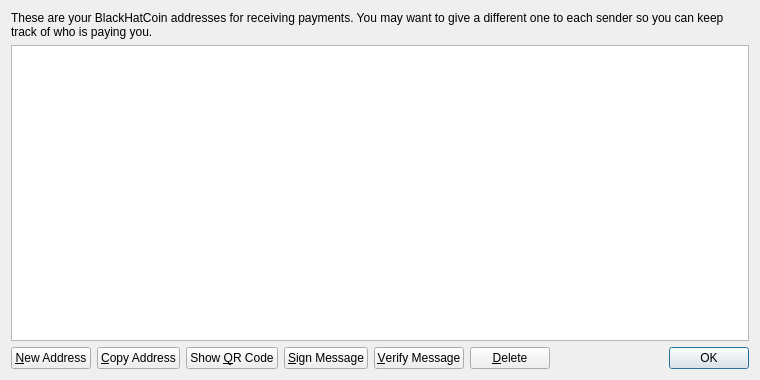
<?xml version="1.0" encoding="UTF-8"?>
<ui version="4.0">
 <class>AddressBookPage</class>
 <widget class="QWidget" name="AddressBookPage">
  <property name="geometry">
   <rect>
    <x>0</x>
    <y>0</y>
    <width>760</width>
    <height>380</height>
   </rect>
  </property>
  <property name="windowTitle">
   <string>Address Book</string>
  </property>
  <layout class="QVBoxLayout" name="verticalLayout">
   <item>
    <widget class="QLabel" name="labelExplanation">
     <property name="text">
      <string>These are your BlackHatCoin addresses for receiving payments. You may want to give a different one to each sender so you can keep track of who is paying you.</string>
     </property>
     <property name="textFormat">
      <enum>Qt::PlainText</enum>
     </property>
     <property name="wordWrap">
      <bool>true</bool>
     </property>
    </widget>
   </item>
   <item>
    <widget class="QTableView" name="tableView">
     <property name="contextMenuPolicy">
      <enum>Qt::CustomContextMenu</enum>
     </property>
     <property name="toolTip">
      <string>Double-click to edit address or label</string>
     </property>
     <property name="tabKeyNavigation">
      <bool>false</bool>
     </property>
     <property name="alternatingRowColors">
      <bool>true</bool>
     </property>
     <property name="selectionMode">
      <enum>QAbstractItemView::SingleSelection</enum>
     </property>
     <property name="selectionBehavior">
      <enum>QAbstractItemView::SelectRows</enum>
     </property>
     <property name="sortingEnabled">
      <bool>true</bool>
     </property>
     <attribute name="verticalHeaderVisible">
      <bool>false</bool>
     </attribute>
    </widget>
   </item>
   <item>
    <layout class="QHBoxLayout" name="horizontalLayout">
     <item>
      <widget class="QPushButton" name="newAddressButton">
       <property name="toolTip">
        <string>Create a new address</string>
       </property>
       <property name="text">
        <string>&amp;New Address</string>
       </property>
       <property name="icon">
        <iconset resource="../bitcoin.qrc">
         <normaloff>:/icons/add</normaloff>:/icons/add</iconset>
       </property>
      </widget>
     </item>
     <item>
      <widget class="QPushButton" name="copyToClipboard">
       <property name="toolTip">
        <string>Copy the currently selected address to the system clipboard</string>
       </property>
       <property name="text">
        <string>&amp;Copy Address</string>
       </property>
       <property name="icon">
        <iconset resource="../bitcoin.qrc">
         <normaloff>:/icons/editcopy</normaloff>:/icons/editcopy</iconset>
       </property>
      </widget>
     </item>
     <item>
      <widget class="QPushButton" name="showQRCode">
       <property name="text">
        <string>Show &amp;QR Code</string>
       </property>
       <property name="icon">
        <iconset resource="../bitcoin.qrc">
         <normaloff>:/icons/qrcode</normaloff>:/icons/qrcode</iconset>
       </property>
      </widget>
     </item>
     <item>
      <widget class="QPushButton" name="signMessage">
       <property name="toolTip">
        <string>Sign a message to prove you own a Bitcoin address</string>
       </property>
       <property name="text">
        <string>&amp;Sign Message</string>
       </property>
       <property name="icon">
        <iconset resource="../bitcoin.qrc">
         <normaloff>:/icons/edit</normaloff>:/icons/edit</iconset>
       </property>
      </widget>
     </item>
     <item>
      <widget class="QPushButton" name="verifyMessage">
       <property name="toolTip">
        <string>Verify a message to ensure it was signed with a specified Bitcoin address</string>
       </property>
       <property name="text">
        <string>&amp;Verify Message</string>
       </property>
       <property name="icon">
        <iconset resource="../bitcoin.qrc">
         <normaloff>:/icons/transaction_0</normaloff>:/icons/transaction_0</iconset>
       </property>
      </widget>
     </item>
     <item>
      <widget class="QPushButton" name="deleteButton">
       <property name="toolTip">
        <string>Delete the currently selected address from the list. Only sending addresses can be deleted.</string>
       </property>
       <property name="text">
        <string>&amp;Delete</string>
       </property>
       <property name="icon">
        <iconset resource="../bitcoin.qrc">
         <normaloff>:/icons/remove</normaloff>:/icons/remove</iconset>
       </property>
      </widget>
     </item>
     <item>
      <spacer name="horizontalSpacer">
       <property name="orientation">
        <enum>Qt::Horizontal</enum>
       </property>
       <property name="sizeHint" stdset="0">
        <size>
         <width>40</width>
         <height>20</height>
        </size>
       </property>
      </spacer>
     </item>
     <item>
      <widget class="QDialogButtonBox" name="buttonBox">
       <property name="sizePolicy">
        <sizepolicy hsizetype="Maximum" vsizetype="Fixed">
         <horstretch>0</horstretch>
         <verstretch>0</verstretch>
        </sizepolicy>
       </property>
       <property name="standardButtons">
        <set>QDialogButtonBox::Ok</set>
       </property>
      </widget>
     </item>
    </layout>
   </item>
  </layout>
 </widget>
 <resources>
  <include location="../bitcoin.qrc"/>
 </resources>
 <connections/>
</ui>
